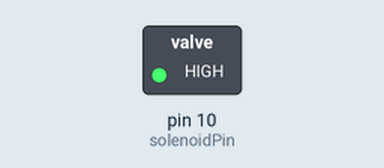
Bench run of a sketch on a simulated Arduino Uno, built with avr-gcc and run on an emulated ATmega328P. Shown: switched loads named in the sketch (green lamp = pin HIGH).

Above: at 0.5 s.
At 3.5 s:
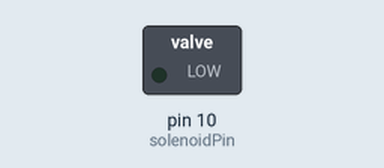
Timing chart, 0 to 7.8 s (numbered marks = the images above):
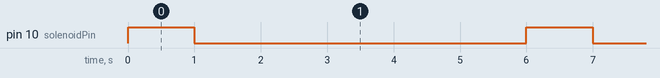

The sketch:

solenoid.ino
```cpp
int solenoidPin = 10;
void setup() {
  // put your setup code here, to run once:
  pinMode(solenoidPin, OUTPUT);
}

void loop() {
  // put your main code here, to run repeatedly:
  digitalWrite(solenoidPin,HIGH);
  delay(1000);
  digitalWrite(solenoidPin,LOW);
  delay(5000);
}
```

Measured:
- by itself, pin 10 (solenoidPin): alternates HIGH for 1.0 s and LOW for 5.0 s
